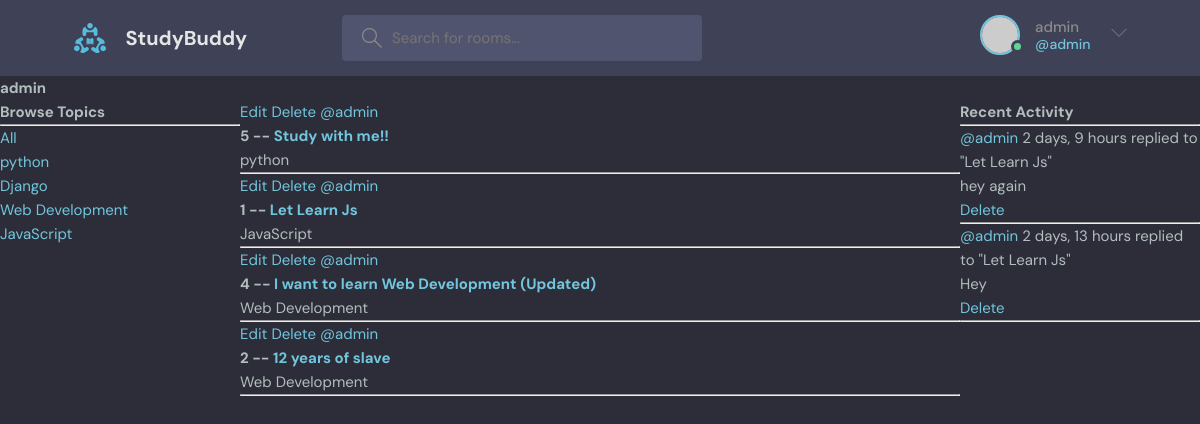
/profile/1/ (signed in), run on the app's committed database.
### base/models.py (models this page shows, shortened)
class Topic(models.Model):
    name = models.CharField(max_length=200)

class Room(models.Model):
    host = models.ForeignKey(User, on_delete=models.SET_NULL, null=True)
    topic = models.ForeignKey(Topic, on_delete=models.SET_NULL, null=True)
    name = models.CharField(max_length=200)
    description = models.TextField(null=True, blank=True)
    participants = models.ManyToManyField(User, related_name='participants',blank=True)
    updated = models.DateTimeField(auto_now=True)
    created = models.DateTimeField(auto_now_add=True)
    class Meta:
        ordering = ['-updated', '-created']
    def __str__(self):
        return self.name

class Message(models.Model):
    user = models.ForeignKey(User, on_delete=models.CASCADE)
    room = models.ForeignKey(Room, on_delete=models.CASCADE)
    body = models.TextField()
    updated = models.DateTimeField(auto_now=True)
    created = models.DateTimeField(auto_now_add=True)
    class Meta:
        ordering = ['-updated', '-created']
    def __str__(self):
        return self.body[0:50]

### base/views.py (the view)
# urls.py: path('profile/<str:pk>/',views.userProfile, name="user-profile"),
def userProfile(request, pk):
    user = User.objects.get(id=pk)
    rooms = user.room_set.all()
    room_messages = user.message_set.all()
    topics = Topic.objects.all()
    context = {'user': user, 'rooms': rooms, 'room_messages': room_messages, 'topics': topics}
    return render(request, 'base/profile.html', context)

### base/templates/base/profile.html (shortened to what this page needs)
{% extends 'main.html' %}
{% block content %}
<h1>{{user.username}}</h1>
<div class="profile-container">
    <div>
        {% include 'base/topics_component.html' %}
    </div>
    <div>
        {% include 'base/feed_component.html' %}
    </div>
    <div>
        {% include 'base/activity_component.html' %}
    </div>
</div>
{% endblock content %}

### templates/navbar.html (shortened to what this page needs)
{% load static %}
<header class="header header--loggedIn">
    <div class="container">
      <a href="{% url 'home' %}" class="header__logo">
        <img src="{% static 'images/logo.svg' %}" />
        <h1>StudyBuddy</h1>
      </a>
      <form class="header__search" method="GET" action="{% url 'home' %}">
        <label>
          <input name="q" placeholder="Search for rooms..." />
        </label>
      </form>
      <nav class="header__menu">
        {% if request.user.is_authenticated %}
        <div class="header__user">
          <a href="profile.html">
            <div class="avatar avatar--medium active">
              <img src="https://randomuser.me/api/portraits/men/37.jpg" />
            </div>
            <p>{{request.user.username}} <span>@{{request.user.username}}</span></p>
          </a>
          <button class="dropdown-button">
            <svg version="1.1" xmlns="http://www.w3.org/2000/svg" width="32" height="32" viewBox="0 0 32 32">
              <title>chevron-down</title>
              <path d="M16 21l-13-13h-3l16 16 16-16h-3l-13 13z"></path>
            </svg>
          </button>
        </div>
        {% else %}
        <a href="{% url 'login' %}">
          <img src="{% static 'images/avatar--medium.svg' %}" />
          <p>Login</p>
        </a>
        {% endif %}
      </nav>
    </div>
  </header>

### base/templates/base/topics_component.html
<h3>Browse Topics</h3>
<hr>
<div>
    <a href="{% url 'home' %}">All</a>
</div>
{% for topic in topics %}
    <div>
        <a href="{% url 'home' %}?q={{topic.name}}">{{topic.name}}</a>
    </div>
{% endfor %}

### base/templates/base/feed_component.html
{% for room in rooms %}
<div>
    {% if request.user == room.host %}
        <a href="{% url 'update-room' room.id %}">Edit</a>
        <a href="{% url 'delete-room' room.id %}">Delete</a>
    {% endif %}
    <a href="{% url 'user-profile' room.host.id %}">@{{room.host.username}}</a>
    <h5>{{room.id}} -- <a href="{% url 'room' room.id %}">{{room.name}}</a></h5>
    <small>{{room.topic.name}}</small>
    <hr>
</div>
{% endfor %}

### base/templates/base/activity_component.html
<h3>Recent Activity</h3>
<hr>
{% for message in room_messages %}
    <div>
        <small><a href="{% url 'user-profile' message.user.id %}">@{{message.user}}</a> {{message.created|timesince}}</small>
        <small>replied to "{{message.room}}"</small>
        <p>{{message}}</p>
        {% if request.user == message.user %}
            <a href="{% url 'delete-message' message.id %}">Delete</a>
        {% endif %}
        <hr>
    </div>
{% endfor %}

### static/styles/style.css (style rules this page uses)
:root { --color-main: #71c6dd; --color-main-light: #e1f6fb; --color-dark: #3f4156; --color-dark-medium: #51546e; --color-dark-light: #696d97; --color-light: #e5e5e5; --color-gray: #8b8b8b; --color-light-gray: #b2bdbd; --color-bg: #2d2d39; --color-success: #5dd693; --color-error: #fc4b0b; }
* { font-family: "DM Sans", -apple-system, BlinkMacSystemFont, "Segoe UI", Roboto, Oxygen, Ubuntu, Cantarell, "Open Sans", "Helvetica Neue", sans-serif; margin: 0; padding: 0; box-sizing: border-box; text-rendering: optimizeLegibility; font-size: inherit; }
html { font-size: 56.25%; }
@media only screen and (min-width: 1200px) { html { font-size: 62.5%; } }
body { line-height: 1.6; font-weight: 400; font-size: 1.5rem; color: var(--color-light-gray); background-color: var(--color-bg); min-height: 100vh; }
img { width: 100%; }
a { display: inline-block; color: var(--color-main); text-decoration: none; }
.container { max-width: 120rem; width: 90%; margin: auto; }
.avatar { position: relative; display: inline-block; border-radius: 50%; border: 2px solid var(--color-main); }
.avatar img { display: block; border-radius: 50%; object-fit: cover; object-position: center; }
.avatar::after { content: ""; display: block; position: absolute; background-color: var(--color-gray); z-index: 111; border-radius: 50%; border: 0.3rem solid var(--color-dark); }
.avatar.active::after { background-color: var(--color-success); }
.avatar.avatar--medium img { width: 3.6rem; height: 3.6rem; border-radius: 50%; }
.avatar.avatar--medium:after { width: 0.7rem; height: 0.7rem; bottom: 0px; right: -6px; }
.header { padding: 1.5rem; background-color: var(--color-dark); }
.header > .container { display: flex; gap: 9.5rem; }
.header__logo, .header__user { display: flex; gap: 2rem; align-items: center; }
.header__logo > img { height: 3.2rem; width: 3.2rem; }
.header__logo > h1 { font-weight: 700; font-size: 2rem; color: var(--color-light); }
.header__search > label { background-color: var(--color-dark-medium); padding: 1.3rem 1rem; display: flex; align-items: center; gap: 1rem; border-radius: 4px; }
.header__search svg { fill: var(--color-gray); width: 2rem; height: 2rem; margin-left: 1rem; }
.header__search input { width: 30rem; background: transparent; border: none; outline: none; color: var(--color-light); }
.header__menu { margin-left: auto; position: relative; }
.header__menu a { display: flex; gap: 1.5rem; align-items: center; font-weight: 500; text-decoration: none; color: var(--color-gray); }
.header__menu img { height: 3.6rem; }
.header__menu p { line-height: 1.2; }
.header__menu span { color: var(--color-main); font-weight: 500; font-size: 1.4rem; display: block; }
.header__menu svg { width: 1.6rem; height: 1.6rem; fill: var(--color-dark-light); }
.dropdown-button { background: transparent; border: 0; outline: 0; cursor: pointer; }

### base/templates/base/profile.html (style rules this page uses)
.profile-container { display: grid; grid-template-columns: 1fr 3fr 1fr; }

### data on the page
Topic: name "python"
Topic: name "Django"
Topic: name "Web Development"
Topic: name "JavaScript"
Room: shows "Edit", host.username "admin", id "5", name "Study with me!!", topic.name "python"
Room: shows "Edit", host.username "admin", id "1", name "Let Learn Js", topic.name "JavaScript"
Room: shows "Edit", host.username "admin", id "4", name "I want to learn Web Development (Updated)", topic.name "Web Development"
Room: shows "Edit", host.username "admin", id "2", name "12 years of slave", topic.name "Web Development"
Message: user "admin", created "2 days, 9 hours", room "Let Learn Js", body "hey again", shows "Delete"
Message: user "admin", created "2 days, 13 hours", room "Let Learn Js", body "Hey", shows "Delete"

### other printed values
{{ request.user.username }} "admin"
{{ user.username }} "admin"
